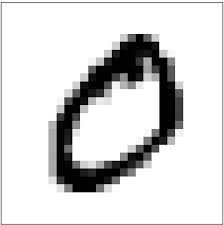
#> input picture mnist0.jpg, 224 x 225 px, given in place of mnist0.jpeg, which was not available
$ jupyter execute --allow-errors Proj1.ipynb   (text cells are left out)
#> lines starting #> are read from the running program, lines starting #| are printed output that depends on the picture; pictures that were not available may be replaced by others from this repository, and a replacement may not be noted
[cell 1]
# LOAD IMAGE TO NOTEBOOK & RESIZE IT
from PIL import Image
import matplotlib.pyplot as plt
import numpy as np
file_path = '/Users/trongduong/Dropbox/CQT internship/For Hoa/mnist0.jpeg'
img = Image.open(file_path)
#> img is the input picture: PIL image 224x225 RGB; min 0, max 255, mean 213.9
# Use 10 qubits-- 2^6 = 64
newsize = (16,16)
img = img.resize(newsize)
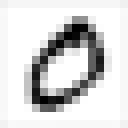
#> img: PIL image 16x16 RGB (shown 8 times larger); min 0, max 255, mean 213.6
img = img.save('resized_mnist0.jpg')

[cell 2]
img=plt.imread('resized_mnist0.jpg')
print('The Shape of the image is:',img.shape)
#| The Shape of the image is: (16, 16, 3)
plt.imshow(img)
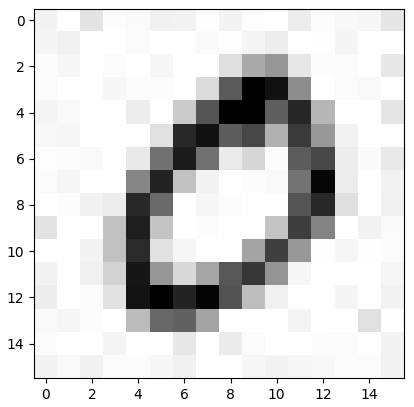
#> figure drawn by matplotlib, 1 panel

[cell 3]
import sys
sys.path.append('/Users/trongduong/opt/anaconda3/envs/QML/lib/python3.7/site-packages')

import cv2
img= cv2.imread('resized_mnist0.jpg', 0) / 255
plt.imshow(img, cmap='gray')
plt.show()

[cell 4]
# ADD GAUSSIAN NOISE TO IMAGE
noise = np.random.normal(0,0.,img.shape)
img_with_noise = img+noise
plt.imshow(img_with_noise, cmap='gray')

[cell 5]
A = img_with_noise
A.shape
#> Out = (16, 16)

[cell 6]
# Importing standard Qiskit libraries
from qiskit import QuantumCircuit, transpile, Aer, IBMQ
from qiskit.tools.jupyter import *
from qiskit.visualization import *
from qiskit.providers.aer import QasmSimulator
from qiskit.circuit import QuantumCircuit, ParameterVector
from scipy import optimize

from qiskit.quantum_info import Operator
from qiskit.algorithms.optimizers import ADAM

[cell 7]
def create_circuit(num_qubits, num_layers):

    ###BUILD CIRCUIT1
    circuit1 = QuantumCircuit(num_qubits)
    params1 = ParameterVector('P1')

    for l in range(num_layers):
        for i in range(num_qubits):
            params1.resize(len(params1)+1)
            circuit1.rx(params1[-1],i)
            params1.resize(len(params1)+1)
            circuit1.rz(params1[-1],i)

        for i in range(num_qubits-1,0,-1):
            circuit1.cnot(i,i-1)
        circuit1.barrier()

    for i in range(num_qubits):
        params1.resize(len(params1)+1)
        circuit1.rx(params1[-1],i)
        params1.resize(len(params1)+1)
        circuit1.rz(params1[-1],i)

    return circuit1

[cell 8]
create_circuit(5,3).draw()
#> (the call stopped at in create_circuit, `circuit1 = QuantumCircuit(num_qubits)`: qiskit is not available in this run)

[cell 9]
# FUNCTION
# [23 lines left out: function func, not called in this run]

[cell 10]
# [47 lines left out: function optimize_svd, not called in this run]

#> (a cell that did not finish here is left out)

circuit2 = create_circuit(4,4)

[cell 12]
rank = 10

[cell 13]
print('image shape =', A.shape)
#| image shape = (16, 16)
#> (the rest of this cell did not finish here and is left out)

#> (a cell that did not finish here is left out)

[cell 15]
left_svecs, svals, right_svecsh = np.linalg.svd(A)
#> svals = [13.51, 2.26, 1.88, 1.56, 1.53, 0.708, 0.616, 0.287, 0.174, 0.142, 0.134, 0.0874, 0.061, 0.0262, 0.006, 0.00112]
right_svecs = right_svecsh.conj()

#> (a cell that did not finish here is left out)

[cell 17]
err_subfull, err_local, err_SVD = [], [], []
U, D, V_dagger = np.linalg.svd(A, full_matrices=True)
#> D has the same summary as svals

# Calculate the Frobenius-norm error
#> (the rest of this cell did not finish here and is left out)

[cell 18]
for i in range(1,10+1,1):
    reconstimg = U[:, :i] @ np.diag(D[:i]) @ V_dagger[:i, :]
    plt.imshow(reconstimg, cmap='gray')
    title = "n = %s" % i
    plt.title(title)
    plt.show()
#> this loop made 10 passes
#> pass 1, `plt.show()`:
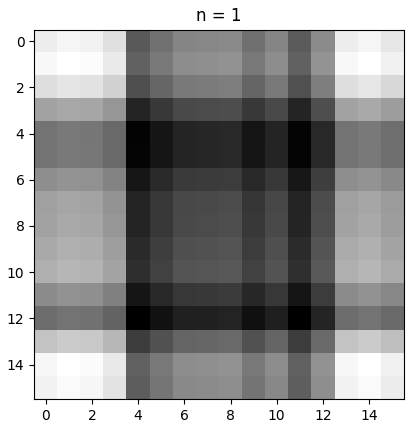
#> figure drawn by matplotlib, 1 panel
#> pass 2, `plt.show()`:
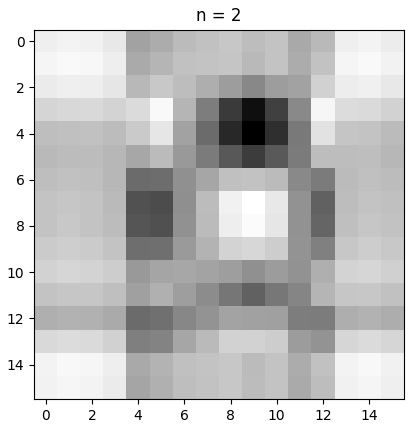
#> figure drawn by matplotlib, 1 panel
